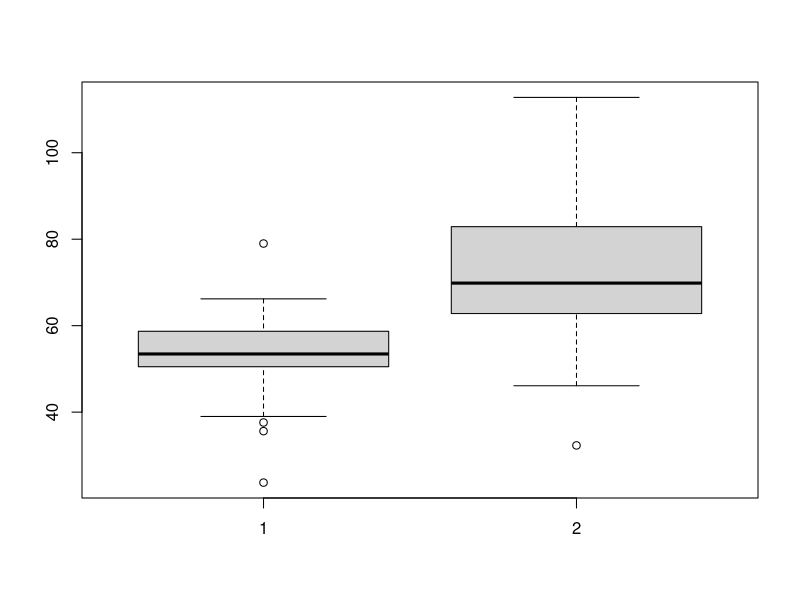
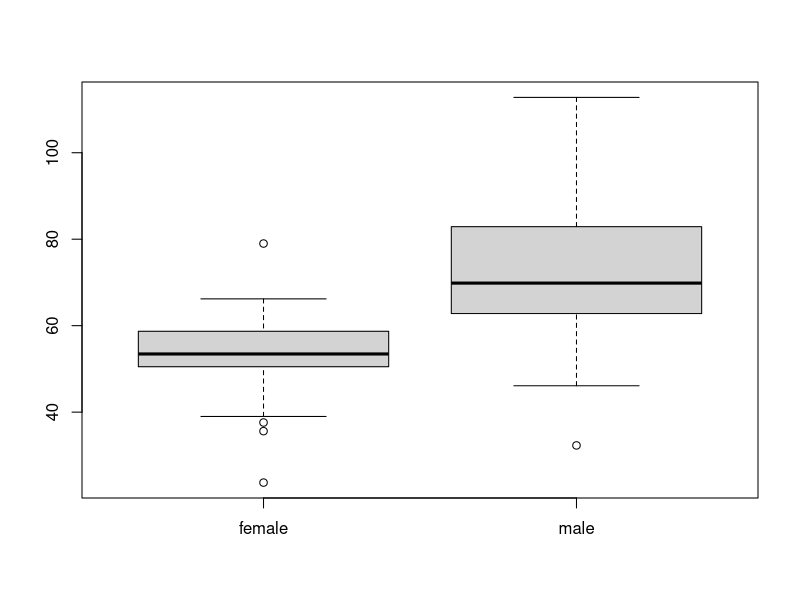
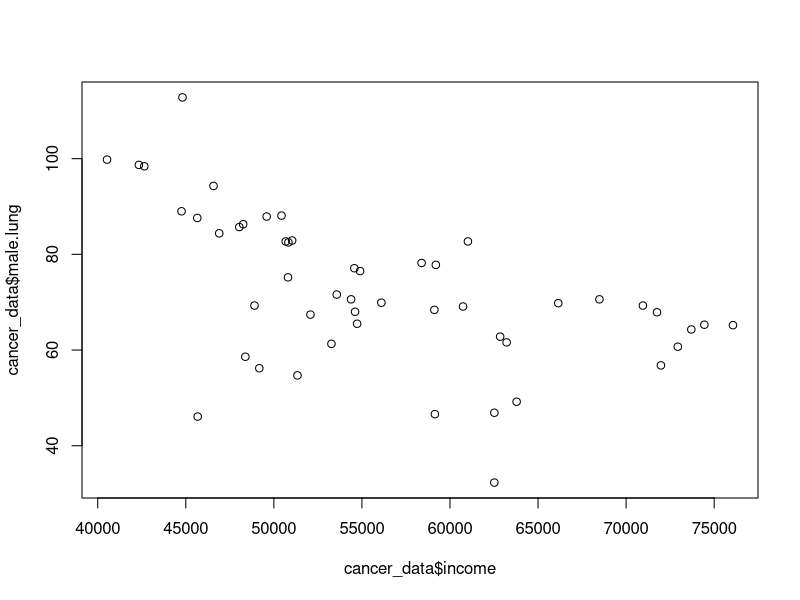
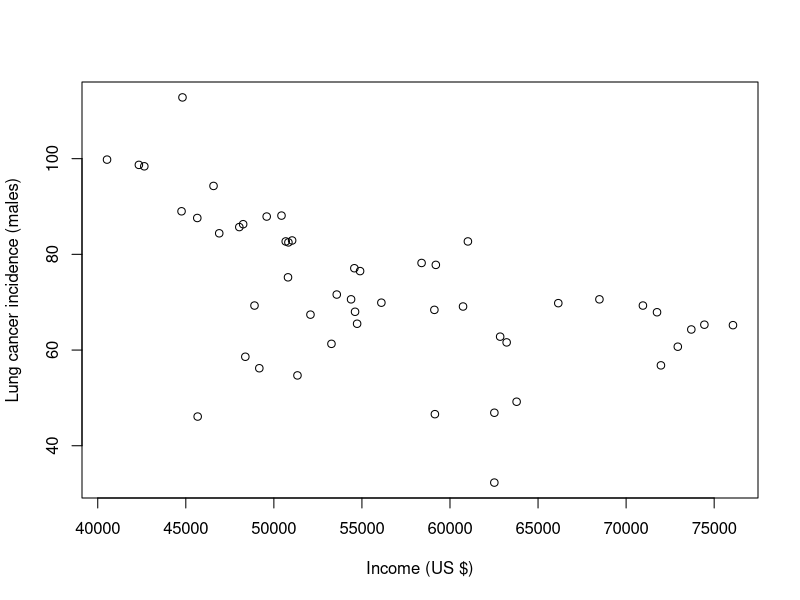
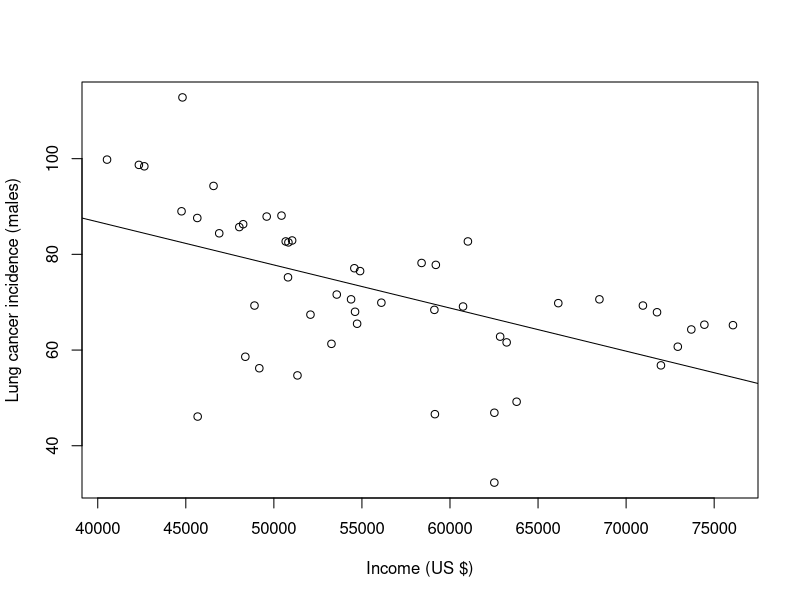
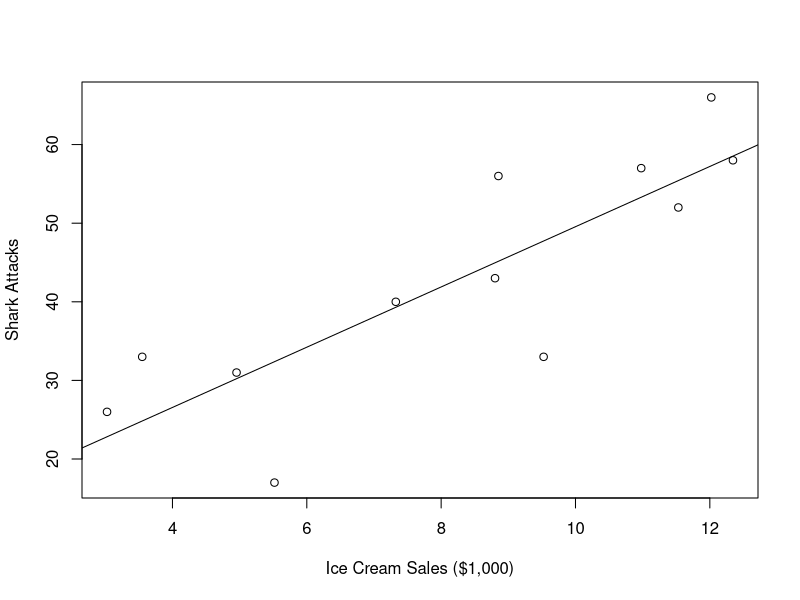
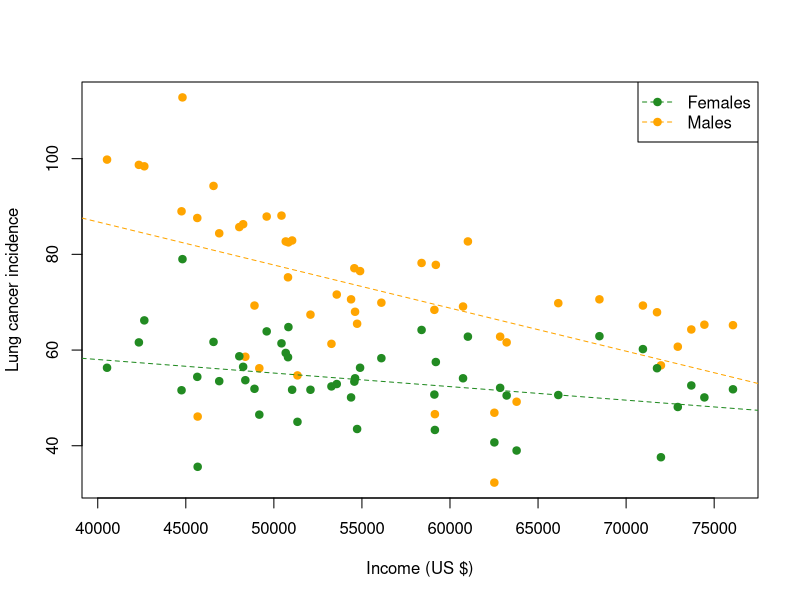

The R script that drew these images, in order:
## ---- chunk 1
cancer_data <- read.csv(file = "data/cancer-data.csv")
## ---- chunk 2
cancer_data <- read.csv(file = "data/cancer-data.csv")
## ---- chunk 3
head(cancer_data)
## ---- chunk 4
summary(cancer_data)
## ---- chunk 5
# Compare cancer incidence between sexes
# Jeff Oliver
# jcoliver@email.arizona.edu
# 2019-06-05
## ---- chunk 6
cancer_data <- read.csv(file = "data/cancer-data.csv")
boxplot(cancer_data$female.lung, cancer_data$male.lung)
## ---- chunk 7
boxplot(list(female = cancer_data$female.lung, male = cancer_data$male.lung))
## ---- chunk 8
t.test(x = cancer_data$female.lung, y = cancer_data$male.lung)
## ---- chunk 9
# Compare cancer incidence between sexes
# Jeff Oliver
# jcoliver@email.arizona.edu
# 2019-06-05
## ---- chunk 10
cancer_data <- read.csv(file = "data/cancer-data.csv")
plot(x = cancer_data$income, y = cancer_data$male.lung)
## ---- chunk 11
plot(x = cancer_data$income, 
     y = cancer_data$male.lung,
     xlab = "Income (US $)",
     ylab = "Lung cancer incidence (males)")
## ---- chunk 12
income.lm <- lm(cancer_data$male.lung ~ cancer_data$income)
summary(income.lm)
## ---- chunk 13
plot(x = cancer_data$income, 
     y = cancer_data$male.lung,
     xlab = "Income (US $)",
     ylab = "Lung cancer incidence (males)")
abline(income.lm)
## ---- chunk 14
ice.cream <- 1:12 + rnorm(n = 12, mean = 2)
shark.attacks <- round(5 * (1:12 + rnorm(n = 12, mean = 2)), digits = 0)
plot(x = ice.cream,
     y = shark.attacks,
     xlab = "Ice Cream Sales ($1,000)",
     ylab = "Shark Attacks")
abline(lm(shark.attacks ~ ice.cream))
## ---- chunk 15
plot(x = cancer_data$income, 
     y = cancer_data$male.lung,
     xlab = "Income (US $)",
     ylab = "Lung cancer incidence",
     pch = 19,
     col = "orange")
points(x = cancer_data$income,
       y = cancer_data$female.lung,
       pch = 19,
       col = "forestgreen")
abline(income.lm, col = "orange", lty = 2)
abline(lm(female.lung ~ income, data = cancer_data), col = "forestgreen", lty = 2)
legend("topright",
       legend = c("Females", "Males"),
       col = c("forestgreen", "orange"),
       pch = 19,
       lty = 2)
